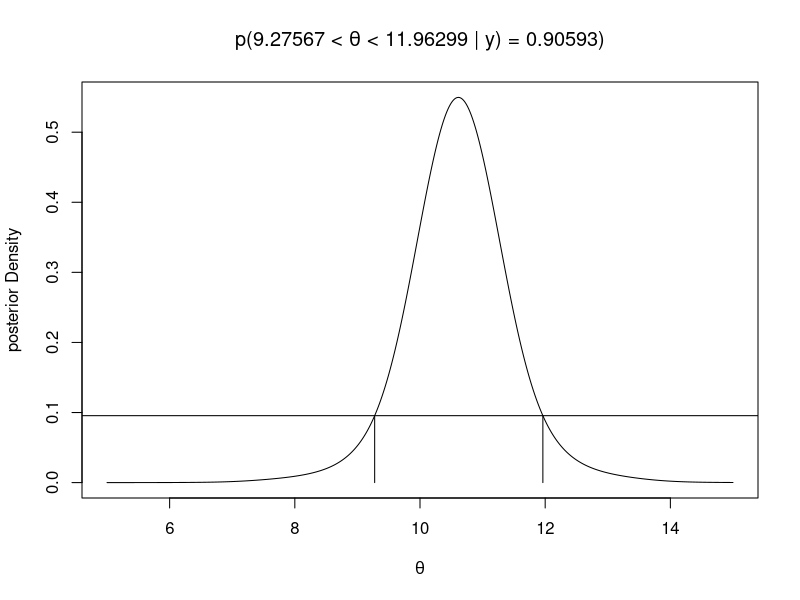
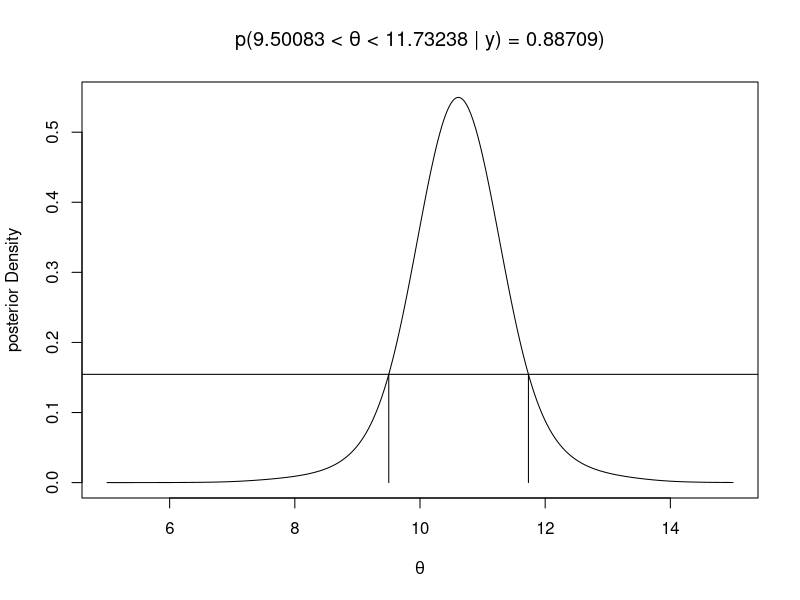
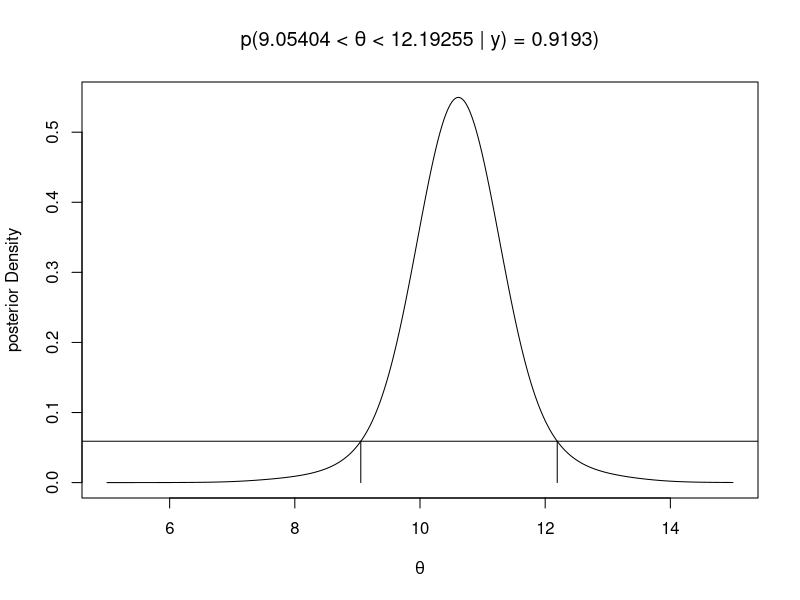
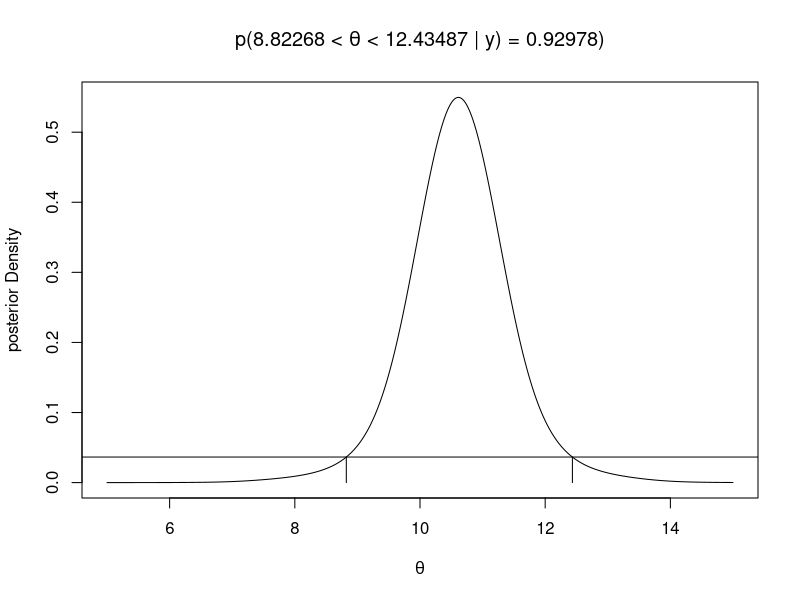
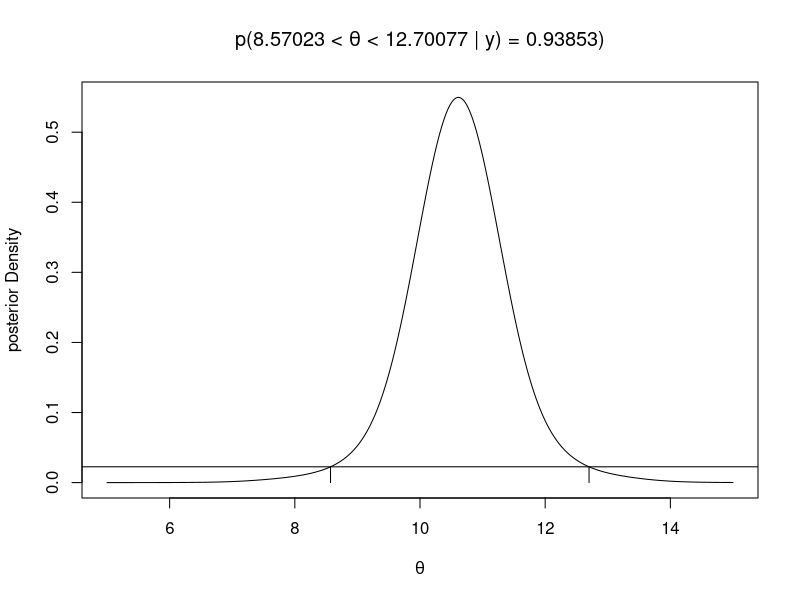
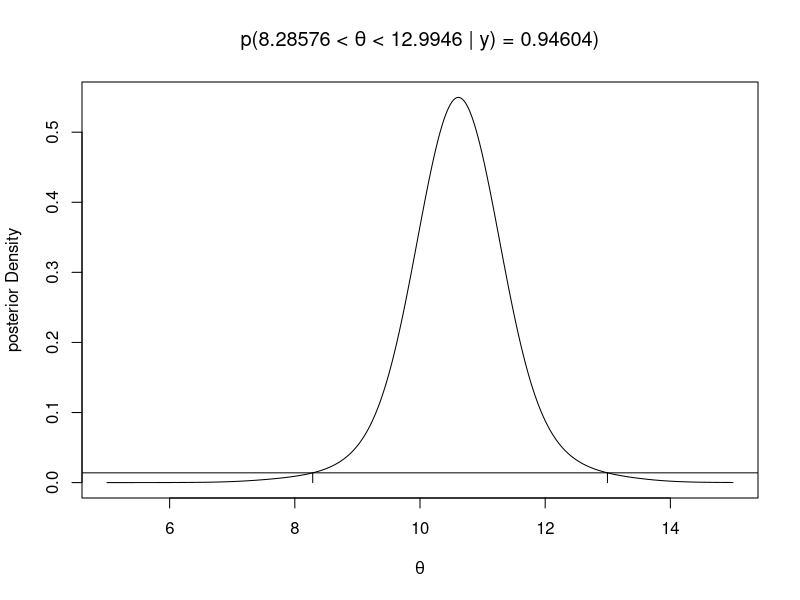
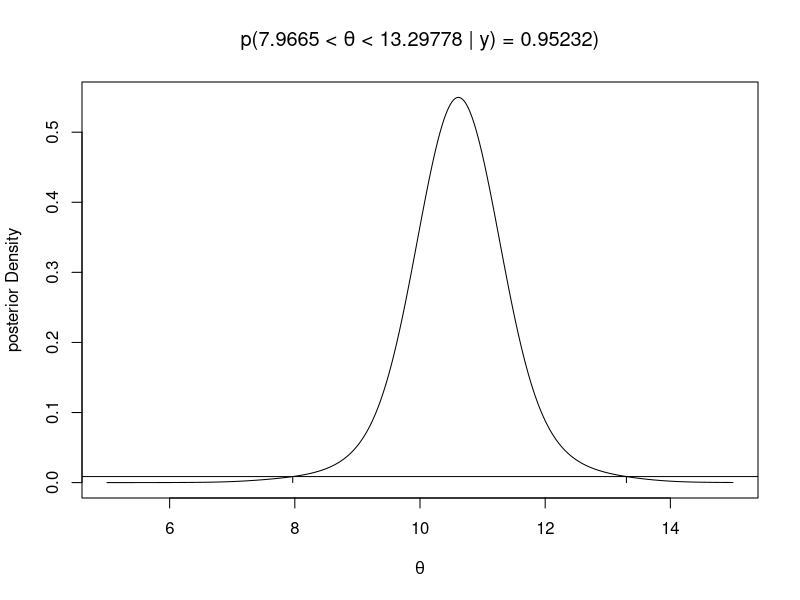
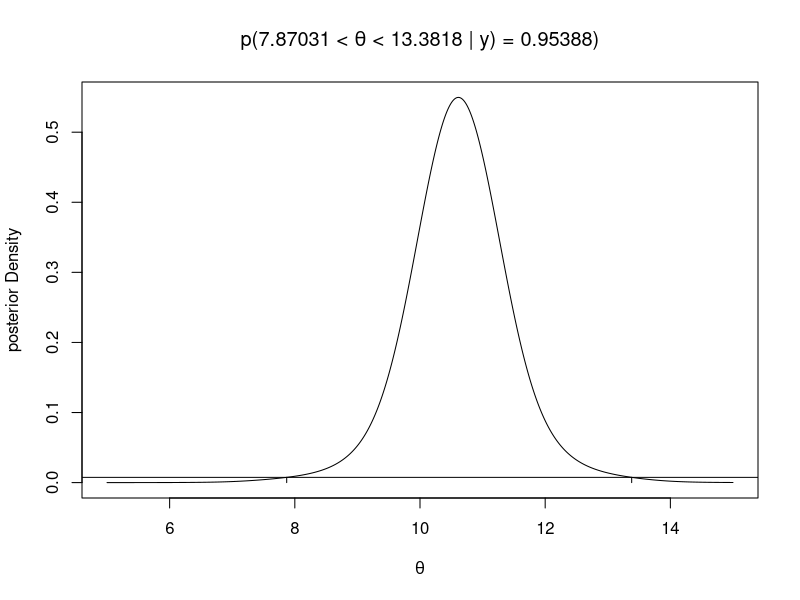

The R source for these figures, in order:
# Box \& Tiao
require(dplyr)
require(ggplot2)
require(ggthemes)
x <- c(11.4, 7.3, 9.8, 13.7, 10.6)

p <- seq(0,30,by = 1/1000)

cauchydist <- function(p,x){
  H <- vector(mode = "numeric",length = length(x))
  for(i in 1:length(x)){
    H[i] = (1+(x[i] - p)^2)^(-1)
  }
  return(prod(H))
}

dens <- function(p) vapply(p,cauchydist,0,x=x)
c <- (integrate(dens, -Inf, Inf)$value)^(-1)

data <- data.frame(param = p, density = c*dens(p))
post_mean = c*max(dens(p))
pmax <- data[data$density==post_mean,"param"]
solve.HPD.cauchy <-  function(h, y, p, plot=T, ...){
  
  lt = uniroot(
    f = function(x){
      c*dens(x) - h
    },
    lower = -100,
    upper = pmax)$root
  
  ut = uniroot(
    f = function(x){
      c*dens(x) - h
    },
    lower = pmax,
    upper = 100)$root
  
  coverage = pcauchy(ut, pmax, 0.2) - pcauchy(lt, pmax, 0.2)
  hpdval = abs(alpha-coverage) 
  if (plot) {
    th = seq(5,15, length=10000)
    plot(th, c*dens(th),
         t="l", lty=1,xlab=expression(theta),
         ylab="posterior Density", ...)
    abline(h=h)
    segments(ut,0,ut,c*dens(ut))
    segments(lt,0,lt,c*dens(lt))
    title(bquote(paste("p(", .(round(lt, 5))," < ", theta, " < ",
                       .(round(ut,5)), " | " , y, ") = ",
                       .(round(coverage, 5)), ")")))
  }
  results <<- data.frame(lt,ut,coverage,h)
  return(hpdval)
}

interval <- seq(0,.25,by = 0.00001)
alpha  <- 0.95
optimize(solve.HPD.cauchy,
         interval = interval,
         lower = min(interval),
         tol = .Machine$double.eps,
         y=x,
         p=p)

Q2bData <- tbl_df(p) %>%
  rename(Parameter = value) %>%
  mutate(Density = c*dens(p))

Q2bChart <- ggplot(data = Q2bData, aes(x = Parameter, y = Density)) +
  geom_area() +
  theme_tufte(base_size = 14)
